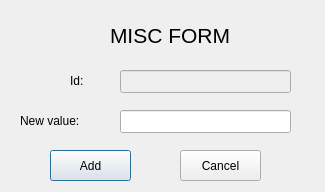
<?xml version="1.0" encoding="UTF-8"?>
<ui version="4.0">
 <class>MiscAddForm</class>
 <widget class="QDialog" name="MiscAddForm">
  <property name="geometry">
   <rect>
    <x>0</x>
    <y>0</y>
    <width>325</width>
    <height>192</height>
   </rect>
  </property>
  <property name="windowTitle">
   <string>Dialog</string>
  </property>
  <widget class="QLabel" name="lbMisc">
   <property name="geometry">
    <rect>
     <x>110</x>
     <y>10</y>
     <width>211</width>
     <height>51</height>
    </rect>
   </property>
   <property name="font">
    <font>
     <pointsize>16</pointsize>
    </font>
   </property>
   <property name="text">
    <string>MISC FORM</string>
   </property>
  </widget>
  <widget class="QLabel" name="lbMiscID">
   <property name="geometry">
    <rect>
     <x>70</x>
     <y>70</y>
     <width>31</width>
     <height>21</height>
    </rect>
   </property>
   <property name="text">
    <string>Id:</string>
   </property>
  </widget>
  <widget class="QLabel" name="lbMiscValue">
   <property name="geometry">
    <rect>
     <x>20</x>
     <y>110</y>
     <width>81</width>
     <height>21</height>
    </rect>
   </property>
   <property name="text">
    <string>New value:</string>
   </property>
  </widget>
  <widget class="QLineEdit" name="txtMiscID">
   <property name="enabled">
    <bool>false</bool>
   </property>
   <property name="geometry">
    <rect>
     <x>120</x>
     <y>70</y>
     <width>171</width>
     <height>23</height>
    </rect>
   </property>
  </widget>
  <widget class="QLineEdit" name="txtMiscValue">
   <property name="geometry">
    <rect>
     <x>120</x>
     <y>110</y>
     <width>171</width>
     <height>23</height>
    </rect>
   </property>
  </widget>
  <widget class="QPushButton" name="btnMiscAdd">
   <property name="geometry">
    <rect>
     <x>50</x>
     <y>150</y>
     <width>81</width>
     <height>31</height>
    </rect>
   </property>
   <property name="text">
    <string>Add</string>
   </property>
  </widget>
  <widget class="QPushButton" name="btnMiscCancel">
   <property name="geometry">
    <rect>
     <x>180</x>
     <y>150</y>
     <width>81</width>
     <height>31</height>
    </rect>
   </property>
   <property name="text">
    <string>Cancel</string>
   </property>
  </widget>
 </widget>
 <resources/>
 <connections/>
</ui>
